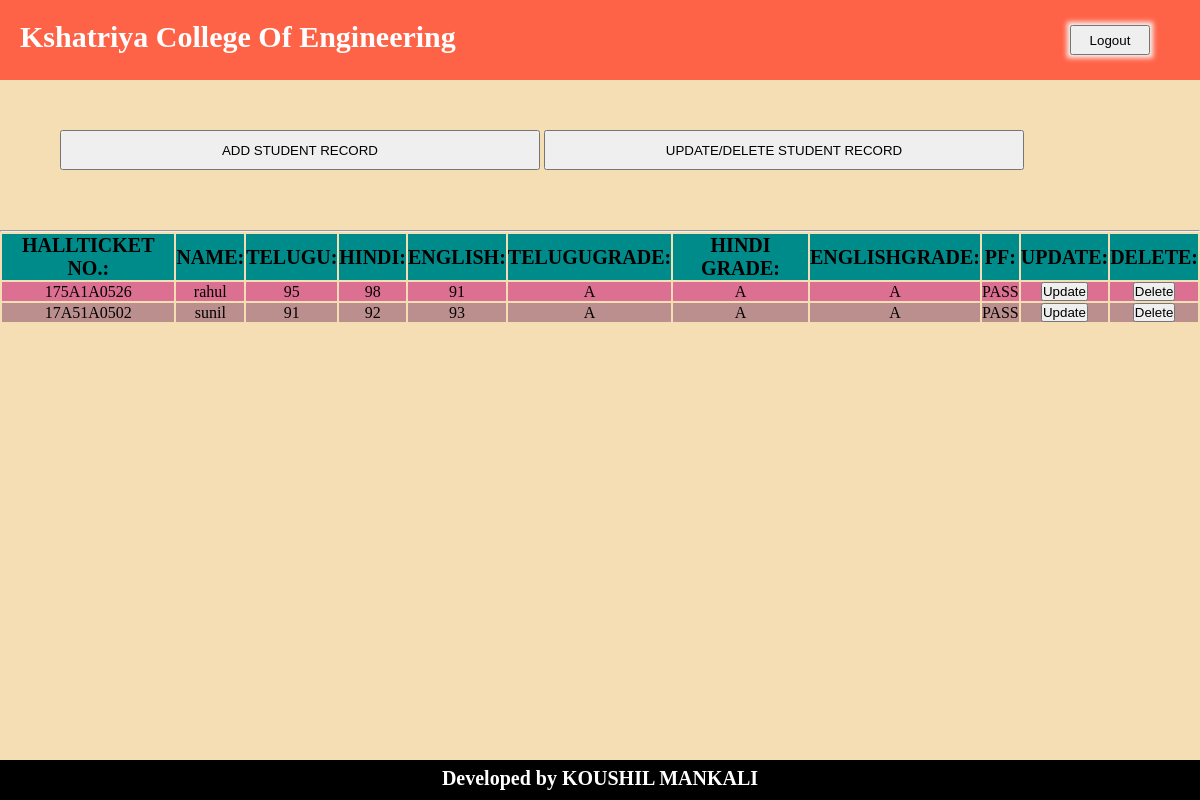
Screenshot of /changerecord.php (signed in) with the database file from the repository.
### tables this page shows
CREATE TABLE `students` (
  `id` int(11) NOT NULL,
  `hallticket` varchar(50) NOT NULL,
  `name` varchar(50) NOT NULL,
  `telugu` int(11) NOT NULL,
  `hindi` int(11) NOT NULL,
  `english` int(11) NOT NULL,
  `telugugrade` varchar(20) NOT NULL,
  `hindigrade` varchar(20) NOT NULL,
  `englishgrade` varchar(20) NOT NULL,
  `pf` text NOT NULL
);

### changerecord.php (the view, shortened to what this page needs)
<?php
require_once('database/conn.php');
?>
<!DOCTYPE html>
<html lang="en">
<head>
    <link rel="stylesheet" href="css/addrecord.css">
</head>
<body>
    <?php include_once('adminpage.php'); ?>
    <hr>
    <div>
        <?php
            $sql="SELECT * FROM students";
            $result=$conn->prepare($sql);
            $result->bind_result($id,$hallticket,$name,$telugu,$hindi,$english,$telugugrade,$hindigrade,$englishgrade,$pf);
            $result->execute();
            $result->store_result();
        ?>
        <?php
        if($result->num_rows()>0){
            echo "<table class='table'>";
                echo"<thead>";
                    echo"<tr class='tr'>";
                        echo"<td>HALLTICKET NO.:</td>";
                        echo"<td>NAME:</td>";
                        echo"<td>TELUGU:</td>";
                        echo"<td>HINDI:</td>";
                        echo"<td>ENGLISH:</td>";
                        echo"<td>TELUGUGRADE:</td>";
                        echo"<td>HINDI GRADE:</td>";
                        echo"<td>ENGLISHGRADE:</td>";
                        echo"<td>PF:</td>";
                        echo"<td>UPDATE:</td>";
                        echo"<td>DELETE:</td>";
                    echo"</tr>";
                echo"</thead>";
                echo"<tbody>";
                    while($result->fetch()){
                        echo "<tr class='tr2'>";
                            echo"<td class='tdd'> $hallticket</td>";
                            echo"<td class='tdd'> $name</td>";
                            echo"<td class='tdd'> $telugu</td>";
                            echo"<td class='tdd'> $hindi</td>";
                            echo"<td class='tdd'> $english</td>";
                            echo"<td class='tdd'> $telugugrade</td>";
                            echo"<td class='tdd'> $hindigrade</td>";
                            echo"<td class='tdd'> $englishgrade</td>";
                            echo"<td class='tdd'>$pf</td>";
                            echo "<td><form action='update.php' method='POST'>
                            <input type='hidden' name='hid' id='hid' value='$id' />
                            <input type='submit' value='Update' name='update' id='update' />
                            </form></td>";
                            echo "<td><form action='' method='POST'>
                            <input type='hidden' name='did' id='did' value='$id' />
                            <input type='submit' value='Delete' name='delete' id='delete' />
                            </form></td>";
                        echo"</tr>";
                    }
                echo"</tbody>";
            echo"</table>";
        }
        else{
            echo "<h2 style='text-align:center; margin-top:20vh;'>0 RECORDS FOUND</h2>";
        }
        ?>
    </div>
    <?php include_once('others/footer.php') ?>
</body>
</html>

### adminpage.php (shortened to what this page needs)
<!DOCTYPE html>
<html lang="en">
<head>
    <link rel="stylesheet" href="css/adminpage.css">
</head>
<body>
    <header class="header">
        <form method="POST" action="">
            <input name="logout" type="submit" value="Logout" class="logout" />
        </form>
        <div class="name">Kshatriya College Of Engineering</div>
    </header>
    <div class="btndiv">
        <button class="add" onclick="location.href='addrecord.php'" >ADD STUDENT RECORD</button>
        <button class="change" onclick="location.href='changerecord.php'" >UPDATE/DELETE STUDENT RECORD</button>
    </div>
    <?php include_once('others/footer.php') ?>
</body>
</html>

### others/footer.php
<footer style="background-color:black; position:fixed; bottom:0px; height:5vh; width:100%;">
    <p style="color:white;font-weight:bold;font-size:20px; text-align:Center; padding-top:7px;" >Developed by KOUSHIL MANKALI</p>
</footer>

### css/addrecord.css (style rules this page uses)
* { margin:0px; padding:0px; box-sizing:border-box; }
.table { width:100%; }
.tr { width:100%; background-color:darkcyan; font-weight:bold; font-size:20px; }
td { text-align:center; }
.tr2:nth-child(even) { background-color:rosybrown; }
.tr2:nth-child(odd) { background-color:palevioletred; }

### css/adminpage.css (style rules this page uses)
* { margin:0px; padding:0px; box-sizing:border-box; }
body { background-color:wheat; }
.header { width:100%; height:10vh; background-color:tomato; }
.name { font-size:30px; font-weight: bold; padding:20px 0 0 20px; color:white; }
.btndiv { width:90%; height:20vh; margin:50px auto -60px; }
.add,.change { height:5vh; width:40vw; text-align:center; }
.logout { float:right; margin:25px 50px 0 0; height:30px; width:80px; box-shadow:0 0 5px 3px whitesmoke; }

### rows the page displays
students: hallticket "175A1A0526", name "rahul", telugu "95", hindi "98", english "91", telugugrade "A", hindigrade "A", englishgrade "A", pf "PASS"
students: hallticket "17A51A0502", name "sunil", telugu "91", hindi "92", english "93", telugugrade "A", hindigrade "A", englishgrade "A", pf "PASS"
